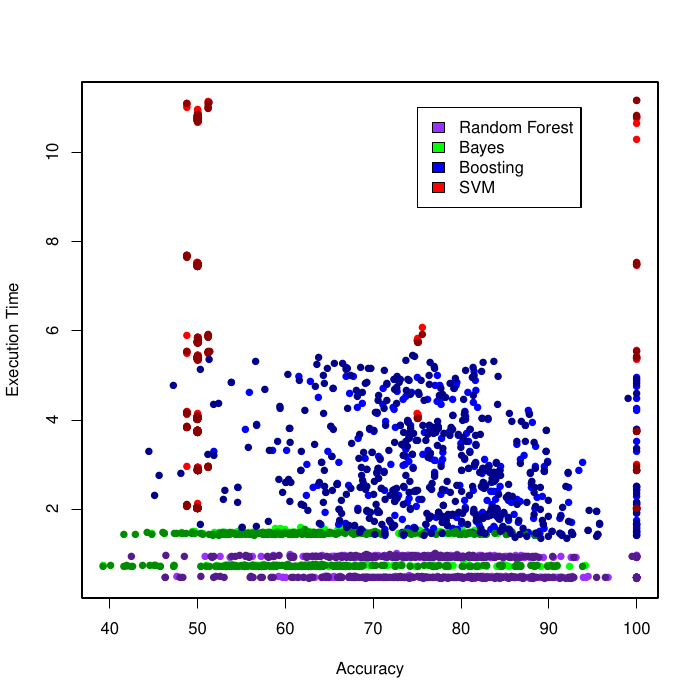

The R source for this figure:
rf = read.csv("../ResultLogs/RFTest1P_LOG_Parsed.txt")
ba = read.csv("../ResultLogs/BATest1P_LOG_Parsed.txt")
bo = read.csv("../ResultLogs/BOTest1P_LOG_Parsed.txt")
sv = read.csv("../ResultLogs/SVTest1P_LOG_Parsed.txt")
rf2 = read.csv("../ResultLogs/RFTest2P_LOG_Parsed.txt")
ba2 = read.csv("../ResultLogs/BATest2P_LOG_Parsed.txt")
bo2 = read.csv("../ResultLogs/BOTest2P_LOG_Parsed.txt")
sv2 = read.csv("../ResultLogs/SVTest2P_LOG_Parsed.txt")

library(ggplot2)


rf$alg <- matrix( rep('purple1', dim(rf)[1] ), ncol = 1 );
ba$alg <- matrix( rep('green1', dim(ba)[1] ), ncol = 1 );
bo$alg <- matrix( rep('blue1', dim(bo)[1] ), ncol = 1 );
sv$alg <- matrix( rep('red1', dim(sv)[1] ), ncol = 1 );
rf2$alg <- matrix( rep('purple4', dim(rf2)[1] ), ncol = 1 );
ba2$alg <- matrix( rep('green4', dim(ba2)[1] ), ncol = 1 );
bo2$alg <- matrix( rep('blue4', dim(bo2)[1] ), ncol = 1 );
sv2$alg <- matrix( rep('red4', dim(sv2)[1] ), ncol = 1 );

data = rbind(rf,ba,bo,sv,rf2,ba2,bo2,sv2)

pdf("plotAll8.pdf")

plot(data$Accuracy,data$Time, col = as.character(data$alg), pch = 16, xlab = "Accuracy", ylab = "Execution Time")

legend(75,11, c("Random Forest", "Bayes", "Boosting", "SVM"), lty=0, fill=c("purple1", "green1", "blue1", "red1", "purple4", "green4", "blue4", "red4"))

averages = matrix()

averages[1] = colMeans(rf["Accuracy"])
averages[2] = colMeans(rf2["Accuracy"])
averages[3] = colMeans(ba["Accuracy"])
averages[4] = colMeans(ba2["Accuracy"])
averages[5] = colMeans(bo["Accuracy"])
averages[6] = colMeans(bo2["Accuracy"])
averages[7] = colMeans(sv["Accuracy"])
averages[8] = colMeans(sv2["Accuracy"])

y <- barplot(averages, ylim=c(0,100), cex.names=0.4, ylab="Percent Accuracy", names.arg=c("Random Forest", "Random Forest(2)", "Bayes", "Bayes(2)", "Boosting", "Boosting(2)", "SVM", "SVM(2)" ), col=c("purple1", "purple4", "red1", "red4", "green1", "green4", "blue1", "blue4"))

text(y, averages + 10, labels=round(averages))